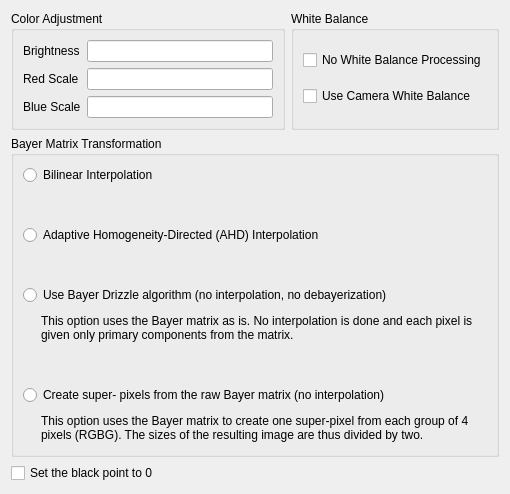
<?xml version="1.0" encoding="UTF-8"?>
<ui version="4.0">
 <class>RawFilesTab</class>
 <widget class="QWidget" name="RawFilesTab">
  <property name="geometry">
   <rect>
    <x>0</x>
    <y>0</y>
    <width>510</width>
    <height>494</height>
   </rect>
  </property>
  <property name="windowTitle">
   <string>RAW Files</string>
  </property>
  <layout class="QVBoxLayout" name="verticalLayout" stretch="20,60,20">
   <item>
    <layout class="QHBoxLayout" name="horizontalLayout">
     <item>
      <widget class="QGroupBox" name="groupBox">
       <property name="title">
        <string>Color Adjustment</string>
       </property>
       <layout class="QFormLayout" name="formLayout">
        <property name="formAlignment">
         <set>Qt::AlignCenter</set>
        </property>
        <item row="0" column="0">
         <widget class="QLabel" name="label">
          <property name="text">
           <string>Brightness</string>
          </property>
         </widget>
        </item>
        <item row="0" column="1">
         <widget class="QLineEdit" name="lineEdit"/>
        </item>
        <item row="1" column="0">
         <widget class="QLabel" name="label_2">
          <property name="text">
           <string>Red Scale</string>
          </property>
         </widget>
        </item>
        <item row="1" column="1">
         <widget class="QLineEdit" name="lineEdit_2"/>
        </item>
        <item row="2" column="0">
         <widget class="QLabel" name="label_3">
          <property name="text">
           <string>Blue Scale</string>
          </property>
         </widget>
        </item>
        <item row="2" column="1">
         <widget class="QLineEdit" name="lineEdit_3"/>
        </item>
       </layout>
      </widget>
     </item>
     <item>
      <widget class="QGroupBox" name="groupBox_2">
       <property name="title">
        <string>White Balance</string>
       </property>
       <layout class="QVBoxLayout" name="verticalLayout_2">
        <item>
         <widget class="QCheckBox" name="checkBox">
          <property name="text">
           <string>No White Balance Processing</string>
          </property>
         </widget>
        </item>
        <item>
         <widget class="QCheckBox" name="checkBox_2">
          <property name="text">
           <string>Use Camera White Balance</string>
          </property>
         </widget>
        </item>
       </layout>
      </widget>
     </item>
    </layout>
   </item>
   <item>
    <widget class="QGroupBox" name="groupBox_3">
     <property name="title">
      <string>Bayer Matrix Transformation</string>
     </property>
     <layout class="QVBoxLayout" name="verticalLayout_3">
      <item>
       <widget class="QRadioButton" name="radioButton">
        <property name="text">
         <string>Bilinear Interpolation</string>
        </property>
       </widget>
      </item>
      <item>
       <spacer name="verticalSpacer">
        <property name="orientation">
         <enum>Qt::Vertical</enum>
        </property>
        <property name="sizeHint" stdset="0">
         <size>
          <width>20</width>
          <height>5</height>
         </size>
        </property>
       </spacer>
      </item>
      <item>
       <widget class="QRadioButton" name="radioButton_2">
        <property name="text">
         <string>Adaptive Homogeneity-Directed (AHD) Interpolation</string>
        </property>
       </widget>
      </item>
      <item>
       <spacer name="verticalSpacer_2">
        <property name="orientation">
         <enum>Qt::Vertical</enum>
        </property>
        <property name="sizeHint" stdset="0">
         <size>
          <width>20</width>
          <height>5</height>
         </size>
        </property>
       </spacer>
      </item>
      <item>
       <widget class="QRadioButton" name="radioButton_3">
        <property name="text">
         <string>Use Bayer Drizzle algorithm (no interpolation, no debayerization)</string>
        </property>
       </widget>
      </item>
      <item>
       <widget class="QLabel" name="label_4">
        <property name="sizePolicy">
         <sizepolicy hsizetype="Preferred" vsizetype="MinimumExpanding">
          <horstretch>0</horstretch>
          <verstretch>0</verstretch>
         </sizepolicy>
        </property>
        <property name="styleSheet">
         <string notr="true">margin-left: 15</string>
        </property>
        <property name="text">
         <string>This option uses the Bayer matrix as is. No interpolation is done and each pixel is given only primary components from the matrix.</string>
        </property>
        <property name="alignment">
         <set>Qt::AlignLeading|Qt::AlignLeft|Qt::AlignTop</set>
        </property>
        <property name="wordWrap">
         <bool>true</bool>
        </property>
       </widget>
      </item>
      <item>
       <spacer name="verticalSpacer_3">
        <property name="orientation">
         <enum>Qt::Vertical</enum>
        </property>
        <property name="sizeHint" stdset="0">
         <size>
          <width>20</width>
          <height>5</height>
         </size>
        </property>
       </spacer>
      </item>
      <item>
       <widget class="QRadioButton" name="radioButton_4">
        <property name="text">
         <string>Create super- pixels from the raw Bayer matrix (no interpolation)</string>
        </property>
       </widget>
      </item>
      <item>
       <widget class="QLabel" name="label_5">
        <property name="sizePolicy">
         <sizepolicy hsizetype="Preferred" vsizetype="MinimumExpanding">
          <horstretch>0</horstretch>
          <verstretch>0</verstretch>
         </sizepolicy>
        </property>
        <property name="styleSheet">
         <string notr="true">margin-left: 15</string>
        </property>
        <property name="text">
         <string>This option uses the Bayer matrix to create one super-pixel from each group of 4 pixels (RGBG). The sizes of the resulting image are thus divided by two.</string>
        </property>
        <property name="alignment">
         <set>Qt::AlignLeading|Qt::AlignLeft|Qt::AlignTop</set>
        </property>
        <property name="wordWrap">
         <bool>true</bool>
        </property>
       </widget>
      </item>
     </layout>
    </widget>
   </item>
   <item>
    <widget class="QCheckBox" name="checkBox_3">
     <property name="text">
      <string>Set the black point to 0</string>
     </property>
    </widget>
   </item>
  </layout>
 </widget>
 <resources/>
 <connections/>
</ui>
